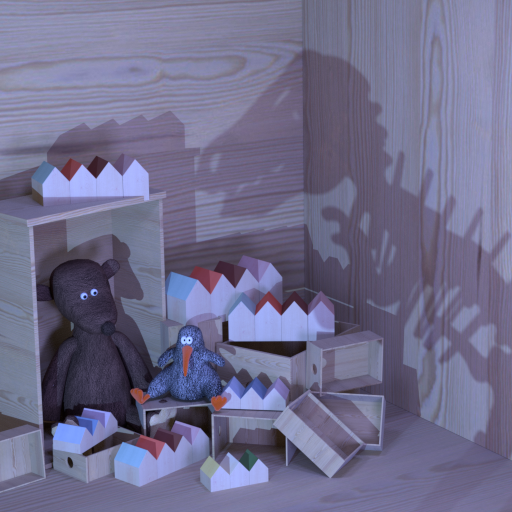
#> input picture Python/Bit_Manipulation/dino/cross_raw_data_png/v_00.png, 512 x 512 px
$ python -i convert_mif_to_png.py   (imports and definitions only)
#> lines starting #> are read from the running program, lines starting #| are printed output that depends on the picture
"""
===============================================================================
LIGHT FIELD OUTPUT RECONSTRUCTOR (MIF outputs -> PNG reconstructions)
===============================================================================

This script reconstructs:
1) Filtered RGB frame outputs
2) EPI images
3) Confidence images
4) Disparity images
5) Fused aligned output images
6) Top-level fused aligned output images

Main fixes in this version:
- Confidence visualisation now preserves Q8.7 granularity properly
- Robust confidence PNGs are computed from RAW Q8.7 values, not from already
  quantised 8-bit PNGs
- Confidence and fused-confidence now save both:
    * linear full-range PNG
    * robust 2-98 percentile PNG
- Disparity robust visualisation remains supported
- Code cleaned and commented throughout

===============================================================================
"""

import os
from PIL import Image


# -----------------------------------------------------------------------------
# CONFIG : Part 1 frame reconstruction
# -----------------------------------------------------------------------------

BASE_DIR = "SystemVerilog_HDL/Bit_Manipulation/tb/bslpf_output_data"

OUT_VALID_MIF = "SIM_PIXEL_VALID_OUT.mif"
OUT_SOC_MIF = "SIM_SOC_OUT.mif"
OUT_EOC_MIF = "SIM_EOC_OUT.mif"
OUT_SOLF_MIF = "SIM_SOLF_OUT.mif"
OUT_EOLF_MIF = "SIM_EOLF_OUT.mif"

OUT_RED_MIF = "SIM_PIXEL_OUT_RED.mif"
OUT_GREEN_MIF = "SIM_PIXEL_OUT_GREEN.mif"
OUT_BLUE_MIF = "SIM_PIXEL_OUT_BLUE.mif"


# -----------------------------------------------------------------------------
# CONFIG : Part 2 EPI reconstruction
# -----------------------------------------------------------------------------

EPI_BASE_DIR = "SystemVerilog_HDL/Bit_Manipulation/tb/epic/output_data"

EPI_CHANNEL_SUBDIRS = [
    "red",
    "green",
    "blue",
]

EPI_VALID_MIF = "SIM_EPI_VALID_OUT.mif"
EPI_COLUMN_IDX_MIF = "SIM_EPI_COLUMN_IDX_OUT.mif"
EPI_IDX_MIF = "SIM_EPI_IDX_OUT.mif"
EPI_ORIENTATION_MIF = "SIM_ORIENTATION_OUT.mif"
EPI_COLUMN_OUT_PREFIX = "SIM_EPI_COLUMN_OUT_"

CAPTURES_PER_AXIS = 9


# -----------------------------------------------------------------------------
# CONFIG : Part 3 confidence reconstruction
# -----------------------------------------------------------------------------

CONF_BASE_DIR = "SystemVerilog_HDL/Bit_Manipulation/tb/conf_comp/output_data"

CONF_VALID_MIF = "SIM_CONF_VALID_OUT.mif"
CONF_ROW_IDX_MIF = "SIM_CONF_ROW_IDX_OUT.mif"
CONF_COLUMN_IDX_MIF = "SIM_CONF_COLUMN_IDX_OUT.mif"
CONF_ORIENTATION_MIF = "SIM_CONF_ORIENTATION_OUT.mif"
CONF_PIXEL_MIF = "SIM_CONF_PIXEL_OUT.mif"


# -----------------------------------------------------------------------------
# CONFIG : Part 4 disparity reconstruction
# -----------------------------------------------------------------------------

DISP_BASE_DIR = "SystemVerilog_HDL/Bit_Manipulation/tb/disp_est/output_data"

DISP_VALID_MIF = "SIM_DISP_VALID_OUT.mif"
DISP_ROW_IDX_MIF = "SIM_DISP_ROW_IDX_OUT.mif"
DISP_COLUMN_IDX_MIF = "SIM_DISP_COLUMN_IDX_OUT.mif"
DISP_ORIENTATION_MIF = "SIM_DISP_ORIENTATION_OUT.mif"
DISP_PIXEL_MIF = "SIM_DISP_PIXEL_OUT.mif"

# Signed Q15.16 stored as 32-bit two's complement
DISP_WIDTH_BITS = 32
DISP_FRAC_BITS = 16


# -----------------------------------------------------------------------------
# CONFIG : Part 5 FAO reconstruction
# -----------------------------------------------------------------------------

FAO_BASE_DIR = "SystemVerilog_HDL/Bit_Manipulation/tb/fao/output_data"

FAO_SOLF_MIF = "SIM_SOLF_OUT.mif"
FAO_EOLF_MIF = "SIM_EOLF_OUT.mif"
FAO_VALID_MIF = "SIM_PIXEL_VALID_OUT.mif"
FAO_ROW_IDX_MIF = "SIM_ROW_IDX_OUT.mif"
FAO_COLUMN_IDX_MIF = "SIM_COLUMN_IDX_OUT.mif"
FAO_CONF_PIXEL_MIF = "SIM_CONFIDENCE_PIXEL_BIT_DATA.mif"
FAO_WEIGHTED_DISP_MIF = "SIM_WEIGHTED_DISPARITY_PIXEL_BIT_DATA.mif"


# -----------------------------------------------------------------------------
# CONFIG : Part 6 top-level reconstruction
# -----------------------------------------------------------------------------

TL_BASE_DIR = "SystemVerilog_HDL/Bit_Manipulation/tb/output_data"

TL_SOLF_MIF = "SIM_SOLF_OUT.mif"
TL_EOLF_MIF = "SIM_EOLF_OUT.mif"
TL_VALID_MIF = "SIM_PIXEL_VALID_OUT.mif"
TL_ROW_IDX_MIF = "SIM_ROW_IDX_OUT.mif"
TL_COLUMN_IDX_MIF = "SIM_COLUMN_IDX_OUT.mif"
TL_CONF_PIXEL_MIF = "SIM_CONFIDENCE_PIXEL_BIT_DATA.mif"
TL_WEIGHTED_DISP_MIF = "SIM_WEIGHTED_DISPARITY_PIXEL_BIT_DATA.mif"


# -----------------------------------------------------------------------------
# COMMON CONFIG
# -----------------------------------------------------------------------------

# Output frame size
CROP_W = 128
CROP_H = 128

# Unsigned Q8.7 stored in 15 bits
PIX_WIDTH_BITS = 15

# EPI packed column width
EPI_COLUMN_WIDTH_BITS = CAPTURES_PER_AXIS * PIX_WIDTH_BITS

# Signed Q12.12 stored as 24-bit two's complement
FAO_DISP_WIDTH_BITS = 24
FAO_DISP_FRAC_BITS = 12

CAPTURE_ORDER = [
    "v_00.png", "v_01.png", "v_02.png", "v_03.png",
    "h_00.png", "h_01.png", "h_02.png", "h_03.png",
    "h_04.png", "h_05.png", "h_06.png", "h_07.png", "h_08.png",
    "v_05.png", "v_06.png", "v_07.png", "v_08.png",
]


# -----------------------------------------------------------------------------
# MIF PARSING HELPERS
# -----------------------------------------------------------------------------

# [134 lines left out: functions _read_depth_from_mif_header, _parse_content_bits_lines, load_mif_bits, twos_complement_to_int, load_mif_bits_signed, q8_7_u15_to_u8_integer_part, not called in this run]


def q15_16_s32_to_float(word32_signed: int) -> float:
    """
    Convert signed Q15.16 to float.

    Time complexity:
    - O(1)
    """
    return float(word32_signed) / float(1 << DISP_FRAC_BITS)


# [197 lines left out: functions q12_12_s24_to_float, ensure_dir, _require_file, _save_frame_png, _save_gray_image_from_matrix, _save_raw_u15_image_linear and 1 more, not called in this run]


# -----------------------------------------------------------------------------
# SIGNED FIXED-POINT VISUALISATION HELPERS
# -----------------------------------------------------------------------------

def _save_signed_disparity_png(
    img_matrix: list[list[int | None]],
    out_path: str
) -> tuple[float, float]:
    """
    Save signed Q15.16 disparity as grayscale.

    Behaviour:
    - If all valid values are non-negative: min..max -> 0..255
    - If any valid values are negative: symmetric mapping around zero:
        -max_abs -> 0
         0       -> 128
        +max_abs -> 255

    Returns:
    - (min_disp_float, max_disp_float)

    Time complexity:
    - O(H * W)
    """
    height = len(img_matrix)
    width = len(img_matrix[0]) if height > 0 else 0

    values = []
    for y_coord in range(height):
        for x_coord in range(width):
            value = img_matrix[y_coord][x_coord]
            if value is not None:
                values.append(value)

    img = Image.new("L", (width, height), 0)

    if len(values) == 0:
        img.save(out_path)
        return 0.0, 0.0

    min_val = min(values)
    max_val = max(values)

    if min_val == max_val:
        pixel_val = 255
        if max_val <= 0:
            pixel_val = 0

        for y_coord in range(height):
            for x_coord in range(width):
                if img_matrix[y_coord][x_coord] is not None:
                    img.putpixel((x_coord, y_coord), pixel_val)

        img.save(out_path)
        return q15_16_s32_to_float(min_val), q15_16_s32_to_float(max_val)

    has_negative = (min_val < 0)

    if has_negative:
        max_abs = max(abs(min_val), abs(max_val))
        if max_abs == 0:
            max_abs = 1

        for y_coord in range(height):
            for x_coord in range(width):
                value = img_matrix[y_coord][x_coord]
                if value is None:
                    continue

                norm = float(value) / float(max_abs)
                pixel_val = int(round(128.0 + 127.0 * norm))

                if pixel_val < 0:
                    pixel_val = 0
                if pixel_val > 255:
                    pixel_val = 255

                img.putpixel((x_coord, y_coord), pixel_val)
    else:
        span = max_val - min_val
        if span <= 0:
            span = 1

        for y_coord in range(height):
            for x_coord in range(width):
                value = img_matrix[y_coord][x_coord]
                if value is None:
                    continue

                pixel_val = int(round(255.0 * (float(value - min_val) / float(span))))

                if pixel_val < 0:
                    pixel_val = 0
                if pixel_val > 255:
                    pixel_val = 255

                img.putpixel((x_coord, y_coord), pixel_val)

    img.save(out_path)
    return q15_16_s32_to_float(min_val), q15_16_s32_to_float(max_val)


# [1059 lines left out: functions _save_signed_fixed_gray_png, robust_normalise_png_image, reconstruct_one_dir, _save_epi_gray_png, reconstruct_epi_one_channel, reconstruct_confidence_images and 3 more, not called in this run]


# [2 lines not run here, left out]

>>> import cv2
>>> picture = cv2.imread('Python/Bit_Manipulation/dino/cross_raw_data_png/v_00.png', cv2.IMREAD_GRAYSCALE)
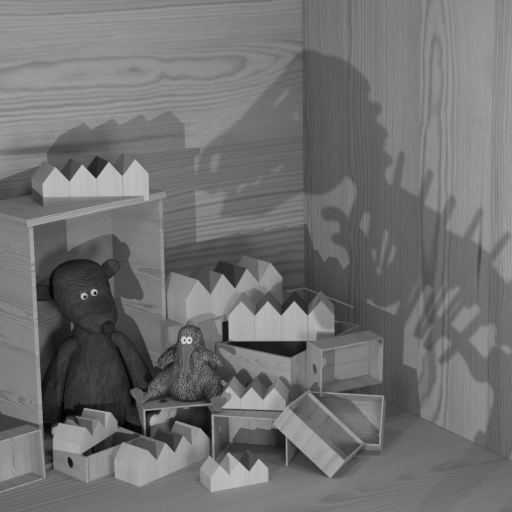
#> picture: shape (512, 512); min 1, max 209, mean 113
>>> result = _save_signed_disparity_png(picture, 'out.png')
#> in _save_signed_disparity_png, `height = len(img_matrix)`: height = 512
#> after the loop in _save_signed_disparity_png, `for y_coord in range(height):`: values = 262144 items
#> in _save_signed_disparity_png, `img = Image.new("L", (width, height), 0)`: img: PIL image 512x512 L; every value is 0
#> in _save_signed_disparity_png, `min_val = min(values)`: min_val = 1
#> in _save_signed_disparity_png, `max_val = max(values)`: max_val = 209
#> in _save_signed_disparity_png, `has_negative = (min_val < 0)`: has_negative = False
#> in _save_signed_disparity_png, `span = max_val - min_val`: span = 208
#> after the loop in _save_signed_disparity_png, `for y_coord in range(height):`:
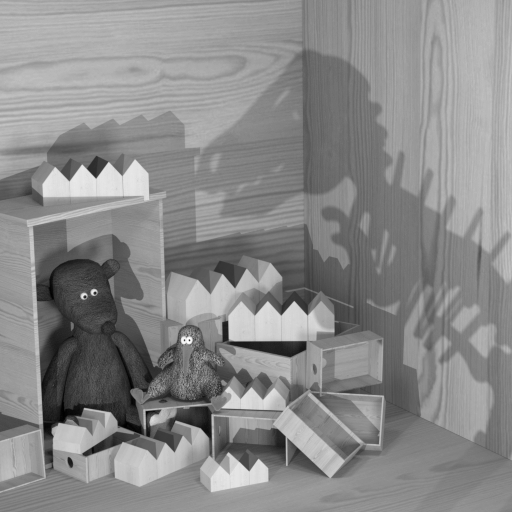
#> img: PIL image 512x512 L; min 0, max 255, mean 137.3
#> result = (1.53e-05, 0.00319)
